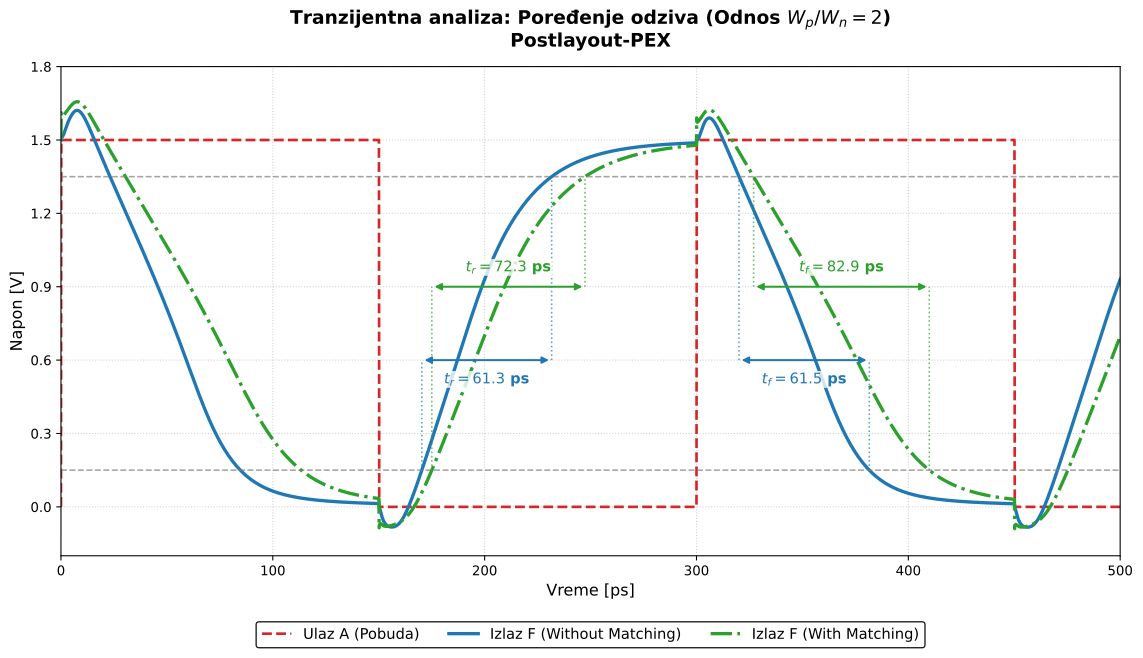

Write the Python code that produced this figure.
import numpy as np
import matplotlib.pyplot as plt
import matplotlib.ticker as ticker

# --- FUNKCIJA ZA AUTOMATSKO NALAŽENJE PRESEKA ---
def nadji_presek(vreme, napon, prag, smer, pocetno_vreme):
    idx = np.where(vreme > pocetno_vreme)[0]
    t_sub, v_sub = vreme[idx], napon[idx]
    for i in range(len(v_sub)-1):
        if smer == 'rast' and v_sub[i] <= prag <= v_sub[i+1]:
            return np.interp(prag, [v_sub[i], v_sub[i+1]], [t_sub[i], t_sub[i+1]])
        elif smer == 'pad' and v_sub[i] >= prag >= v_sub[i+1]:
            return np.interp(prag, [v_sub[i+1], v_sub[i]], [t_sub[i+1], t_sub[i]])
    return None

# 1. Učitavanje podataka za OBA slučaja
# ZAMENI 'odziv_unmatched.txt' sa tvojim stvarnim imenom fajla za prvu simulaciju!
podaci_u = np.loadtxt('odziv_nonmatch.txt') 
t_u = podaci_u[:, 0] * 1e12  
v_in = podaci_u[:, 1]        
v_out_u = podaci_u[:, 3]     

podaci_m = np.loadtxt('odziv_match.txt') 
t_m = podaci_m[:, 0] * 1e12  
# Ulaz (v_in_m) preskačemo jer pretpostavljamo da je pobuda potpuno ista
v_out_m = podaci_m[:, 3]     

# 2. Računanje vremena za UNMATCHED
tr_10_u = nadji_presek(t_u, v_out_u, 0.15, 'rast', 80)
tr_90_u = nadji_presek(t_u, v_out_u, 1.35, 'rast', 80)
tf_90_u = nadji_presek(t_u, v_out_u, 1.35, 'pad', 180)
tf_10_u = nadji_presek(t_u, v_out_u, 0.15, 'pad', 180)

# 3. Računanje vremena za MATCHED
tr_10_m = nadji_presek(t_m, v_out_m, 0.15, 'rast', 80)
tr_90_m = nadji_presek(t_m, v_out_m, 1.35, 'rast', 80)
tf_90_m = nadji_presek(t_m, v_out_m, 1.35, 'pad', 180)
tf_10_m = nadji_presek(t_m, v_out_m, 0.15, 'pad', 180)

# 4. Kreiranje grafika
fig, ax = plt.subplots(figsize=(12, 7), dpi=300)

# Crtanje ulaznog signala
ax.plot(t_u, v_in, color='#d62728', linewidth=2, linestyle='--', label='Ulaz A (Pobuda)')

# Unmatched odziv (Plava boja, puna linija)
boja_u = '#1f77b4'
ax.plot(t_u, v_out_u, color=boja_u, linewidth=2.5, label='Izlaz F (Without Matching)')

# Matched odziv (Zelena boja, isprekidana linija za bolji kontrast)
boja_m = '#2ca02c'
ax.plot(t_m, v_out_m, color=boja_m, linewidth=2.5, linestyle='-.', label='Izlaz F (With Matching)')

# Pragovi merenja (siva boja da ne odvlači pažnju)
ax.axhline(0.15, color='gray', linestyle='--', linewidth=1.2, alpha=0.7)
ax.axhline(1.35, color='gray', linestyle='--', linewidth=1.2, alpha=0.7)

# 5. KOTIRANJE - Različite visine da se linije ne bi preklapale!
visina_u = 0.60
visina_m = 0.90

# --- RAST ---
# Kote za Unmatched
ax.annotate('', xy=(tr_10_u, visina_u), xytext=(tr_90_u, visina_u), arrowprops=dict(arrowstyle='<|-|>', color=boja_u, lw=1.5))
ax.plot([tr_10_u, tr_10_u], [0.15, visina_u], color=boja_u, linestyle=':', lw=1.2, alpha=0.7)
ax.plot([tr_90_u, tr_90_u], [visina_u, 1.35], color=boja_u, linestyle=':', lw=1.2, alpha=0.7)
ax.text((tr_10_u + tr_90_u)/2, visina_u - 0.05, rf'$t_r = {(tr_90_u - tr_10_u):.1f}$ ps', 
        ha='center', va='top', color=boja_u, fontsize=11, fontweight='bold', bbox=dict(facecolor='white', edgecolor='none', alpha=0.8, pad=1))

# Kote za Matched
ax.annotate('', xy=(tr_10_m, visina_m), xytext=(tr_90_m, visina_m), arrowprops=dict(arrowstyle='<|-|>', color=boja_m, lw=1.5))
ax.plot([tr_10_m, tr_10_m], [0.15, visina_m], color=boja_m, linestyle=':', lw=1.2, alpha=0.7)
ax.plot([tr_90_m, tr_90_m], [visina_m, 1.35], color=boja_m, linestyle=':', lw=1.2, alpha=0.7)
ax.text((tr_10_m + tr_90_m)/2, visina_m + 0.05, rf'$t_r = {(tr_90_m - tr_10_m):.1f}$ ps', 
        ha='center', va='bottom', color=boja_m, fontsize=11, fontweight='bold', bbox=dict(facecolor='white', edgecolor='none', alpha=0.8, pad=1))

# --- PAD ---
# Kote za Unmatched
ax.annotate('', xy=(tf_90_u, visina_u), xytext=(tf_10_u, visina_u), arrowprops=dict(arrowstyle='<|-|>', color=boja_u, lw=1.5))
ax.plot([tf_90_u, tf_90_u], [visina_u, 1.35], color=boja_u, linestyle=':', lw=1.2, alpha=0.7)
ax.plot([tf_10_u, tf_10_u], [0.15, visina_u], color=boja_u, linestyle=':', lw=1.2, alpha=0.7)
ax.text((tf_90_u + tf_10_u)/2, visina_u - 0.05, rf'$t_f = {(tf_10_u - tf_90_u):.1f}$ ps', 
        ha='center', va='top', color=boja_u, fontsize=11, fontweight='bold', bbox=dict(facecolor='white', edgecolor='none', alpha=0.8, pad=1))

# Kote za Matched
ax.annotate('', xy=(tf_90_m, visina_m), xytext=(tf_10_m, visina_m), arrowprops=dict(arrowstyle='<|-|>', color=boja_m, lw=1.5))
ax.plot([tf_90_m, tf_90_m], [visina_m, 1.35], color=boja_m, linestyle=':', lw=1.2, alpha=0.7)
ax.plot([tf_10_m, tf_10_m], [0.15, visina_m], color=boja_m, linestyle=':', lw=1.2, alpha=0.7)
ax.text((tf_90_m + tf_10_m)/2, visina_m + 0.05, rf'$t_f = {(tf_10_m - tf_90_m):.1f}$ ps', 
        ha='center', va='bottom', color=boja_m, fontsize=11, fontweight='bold', bbox=dict(facecolor='white', edgecolor='none', alpha=0.8, pad=1))

# 6. Ulepšavanje
ax.set_title(r'Tranzijentna analiza: Poređenje odziva (Odnos $W_p / W_n = 2$)' + '\n' + 'Postlayout-PEX', fontsize=14, fontweight='bold', pad=15)
ax.set_xlabel('Vreme [ps]', fontsize=12)
ax.set_ylabel('Napon [V]', fontsize=12)

ax.set_ylim(-0.2, 1.8)
ax.set_xlim(0, 500)

ax.grid(True, linestyle=':', alpha=0.6)
ax.xaxis.set_major_locator(ticker.MultipleLocator(100))
ax.yaxis.set_major_locator(ticker.MultipleLocator(0.3))

# Legendu spuštamo ISPOD grafika da ne bi smetala signalima unutar samog okvira
ax.legend(loc='upper center', bbox_to_anchor=(0.5, -0.12), ncol=3, fontsize=11, frameon=True, edgecolor='black', framealpha=0.9)

plt.tight_layout()
plt.savefig('odziv_zajedno.svg', format='svg', bbox_inches='tight')
plt.show()
